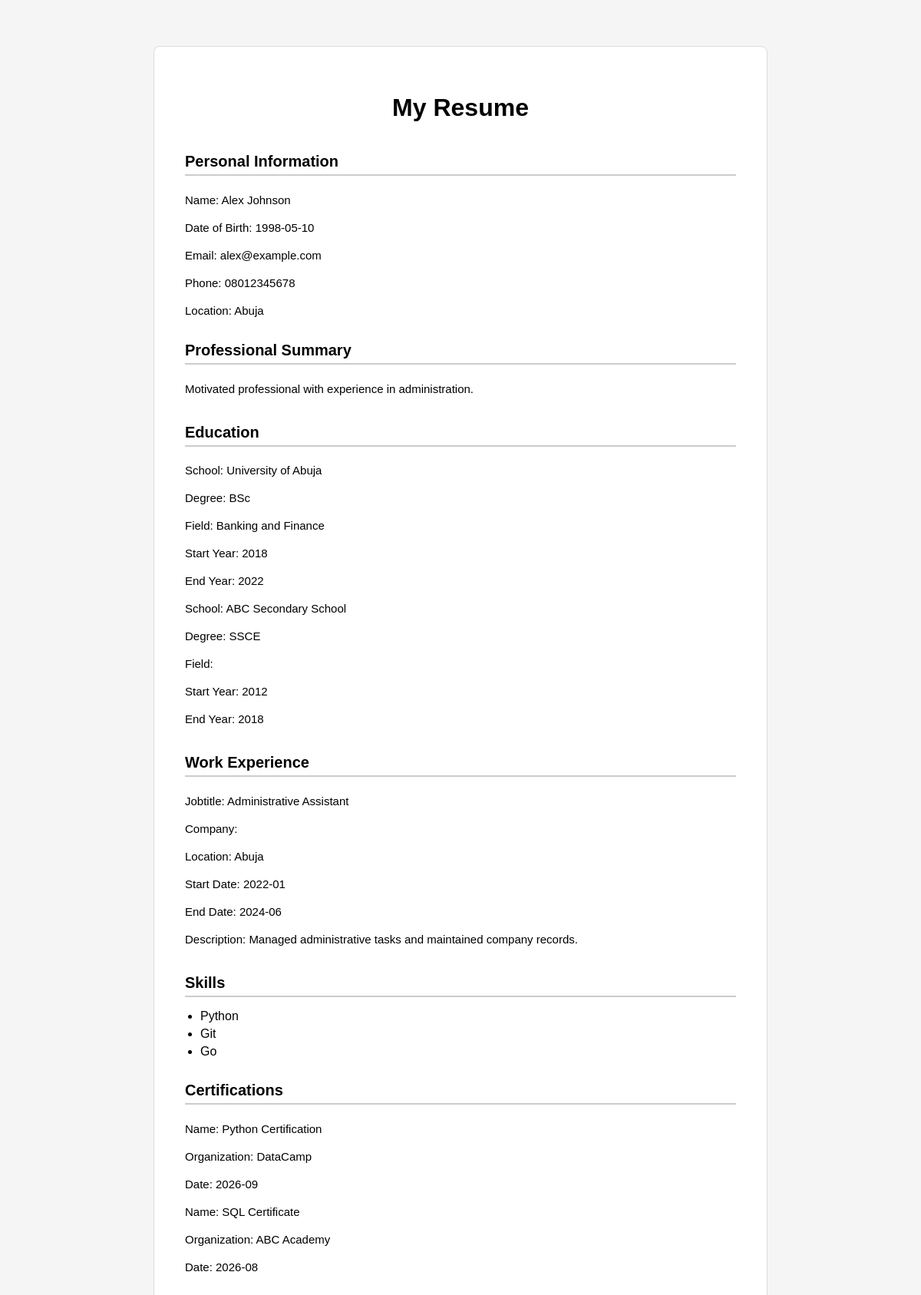
Page /resume/6 on the committed database.
### tables this page shows
CREATE TABLE resumes (
        id INTEGER PRIMARY KEY,
        name TEXT,
        date_of_birth TEXT,
        email TEXT,
        phone_number TEXT,
        location TEXT,
        summary TEXT
    );

CREATE TABLE education (
        id INTEGER PRIMARY KEY,
        resume_id INTEGER,
        school TEXT,
        degree TEXT,
        field TEXT,
        start_year TEXT,
        end_year TEXT, education_type TEXT,
        FOREIGN KEY (resume_id) REFERENCES resumes(id)
    );

CREATE TABLE work_experience (
    id INTEGER PRIMARY KEY,
    resume_id INTEGER,
    job_title TEXT,
    company TEXT,
    location TEXT,
    start_date TEXT,
    end_date TEXT,
    description TEXT,
    FOREIGN KEY (resume_id) REFERENCES resumes(id)
    );

CREATE TABLE skills (
        id INTEGER PRIMARY KEY,
        resume_id INTEGER,
        skill TEXT,
        FOREIGN KEY (resume_id) REFERENCES resumes(id)
    );

CREATE TABLE certifications (
        id INTEGER PRIMARY KEY,
        resume_id INTEGER,
        name TEXT,
        organization TEXT,
        date TEXT,
        FOREIGN KEY (resume_id) REFERENCES resumes(id)
    );

### app.py (the view)
@app.route("/resume/<resume_id>")
def view_resume(resume_id):
    resume = get_complete_resume(int(resume_id))
    if resume is None:
        return "Resume not found."
    return render_template(
        "resume.html",
        resume=resume
    )

### database.py (called while the page is built, shortened)
def load_resume_from_database(resume_id):
    cursor.execute(
        """
        SELECT
            id,
            name,
            date_of_birth,
            email,
            phone_number,
            location,
            summary
        FROM resumes
        WHERE id = ?
        """,
        (resume_id,)
    )
    return cursor.fetchone()

def load_education(resume_id):
    cursor.execute(
        """
        SELECT
            id,
            school,
            degree,
            field,
            start_year,
            end_year
        FROM education
        WHERE resume_id = ?
        """,
        (resume_id,)
    )
    education_records = cursor.fetchall()
    education = []
    for record in education_records:
        education.append({
            "id": record[0],
            "school": record[1],
            "degree": record[2],
            "field": record[3],
            "start_year": record[4],
            "end_year": record[5]
        })
    return education

def load_work_experience(resume_id):
    cursor.execute(
        """
        SELECT
            id,
            job_title,
            company,
            location,
            start_date,
            end_date,
            description
        FROM work_experience
        WHERE resume_id = ?
        """,
        (resume_id,)
    )
    work_records = cursor.fetchall()
    work_experience = []
    for record in work_records:
        work_experience.append({
            "id": record[0],
            "job_title": record[1],
            "company": record[2],
            "location": record[3],
            "start_date": record[4],
            "end_date": record[5],
            "description": record[6]
        })
    return work_experience

def load_skills(resume_id):
    cursor.execute(
        """
        SELECT
            id,
            skill
        FROM skills
        WHERE resume_id = ?
        """,
        (resume_id,)
    )
    skill_records = cursor.fetchall()
    skills = []
    for record in skill_records:
        skills.append({
            "id": record[0],
            "skill": record[1]
        })
    return skills

def load_projects(resume_id):
    cursor.execute(
        """
        SELECT
            id,
            project_name,
            description,
            role,
            tools,
            project_link
        FROM projects
        WHERE resume_id = ?
        """,
        (resume_id,)
    )
    project_records = cursor.fetchall()
    projects = []
    return projects

### templates/resume.html (shortened to what this page needs)
<!DOCTYPE html>
<html>
<head>
    <link rel="stylesheet" href="{{ url_for('static', filename='style.css') }}">
</head>
<body>
    <div class="resume">
    <h1>My Resume</h1>
<div class="personal_information">
    <h2>Personal Information</h2>
    <p>Name: {{ resume["personal_information"]["name"] }}</p>
    {% if resume["personal_information"]["date_of_birth"] %}
        <p>Date of Birth: {{ resume["personal_information"]["date_of_birth"] }}</p>
        {% endif %}
    <p>Email: {{ resume["personal_information"]["email"] }}</p>
    <p>Phone: {{ resume["personal_information"]["phone_number"] }}</p>
    <p>Location: {{ resume["personal_information"]["location"] }}</p>
 </div>
 <div class="professional-summary">
    <h2>Professional Summary</h2>
    <p>{{ resume["summary"] }}</p>
</div>
<div class="education">
    {% if resume["education"] %}
    <h2>Education</h2>
    {% for education in resume["education"] %}
        <p>School: {{ education["school"] }}</p>
        <p>Degree: {{ education["degree"] }}</p>
        <p>Field: {{ education["field"] }}</p>
        <p>Start Year: {{ education["start_year"] }}</p>
        <p>End Year: {{ education["end_year"] }}</p>
    {% endfor %}
    {% endif %}
</div>
<div class="work-experience">
    {% if resume["work_experience"] %}
    <h2>Work Experience</h2>
    {% for experience in resume["work_experience"] %}
        <p>Jobtitle: {{ experience["job_title"] }}</p>
        <p>Company: {{ experience["Company"] }}</p>
        <p>Location: {{ experience["location"] }}</p>
        <p>Start Date: {{ experience["start_date"] }}</p>
        <p>End Date: {{ experience["end_date"] }}</p>
        <p>Description: {{ experience["description"] }}</p>
    {% endfor %}
    {% endif %}
</div>
<div class="skills">
    <h2>Skills</h2>
    <ul>
    {% for skill in resume["skills"] %}
        <li>{{ skill["skill"] }}</li>
        {% endfor %}
    </ul>
</div>
<div class="certifications">
    {% if resume["certifications"] %}
    <h2>Certifications</h2>
    {% for certification in resume["certifications"] %}
        <p>Name: {{ certification["name"] }}</p>
        <p>Organization: {{certification["organization"] }}</p>
        <p>Date: {{ certification["date"] }}</p>
    {% endfor %}
    {% endif %}
</div>
</body>
</html>

### static/style.css (style rules this page uses)
body { font-family: Arial, sans-serif; max-width: 800px; margin: 40px auto; background-color: #f5f5f5; padding: 20px; }
.personal-information, .professional-summary, .education, .work-experience, .skills, .certifications, .projects, .languages, .achievements, .volunteer-experience, .references { margin-bottom: 30px; }
h1 { text-align: center; font-size: 32px; margin-bottom: 40px; }
h2 { border-bottom: 2px solid #ccc; padding-bottom: 5px; font-size: 20px; margin-top: 25px; }
p { margin: 6px 0; line-height: 2; font-size: 15px; }
.resume { background-color: white; padding: 40px; border: 1px solid #ddd; box-sizing: border-box; border-radius: 8px; }
ul { padding-left: 20px; }
li { margin-bottom: 5px; }

### rows in the picture
resumes: personal_information.name "Alex Johnson", personal_information.date_of_birth "1998-05-10", personal_information.email "alex@example.com", personal_information.phone_number "08012345678", personal_information.location "Abuja", summary "Motivated professional with experience in administration."
education: school "University of Abuja", degree "BSc", field "Banking and Finance", start_year "2018", end_year "2022"
education: school "ABC Secondary School", degree "SSCE", start_year "2012", end_year "2018"
work_experience: job_title "Administrative Assistant", location "Abuja", start_date "2022-01", end_date "2024-06", description "Managed administrative tasks and maintained company records."
skills: skill "Python"
skills: skill "Git"
skills: skill "Go"
certifications: name "Python Certification", organization "DataCamp", date "2026-09"
certifications: name "SQL Certificate", organization "ABC Academy", date "2026-08"
